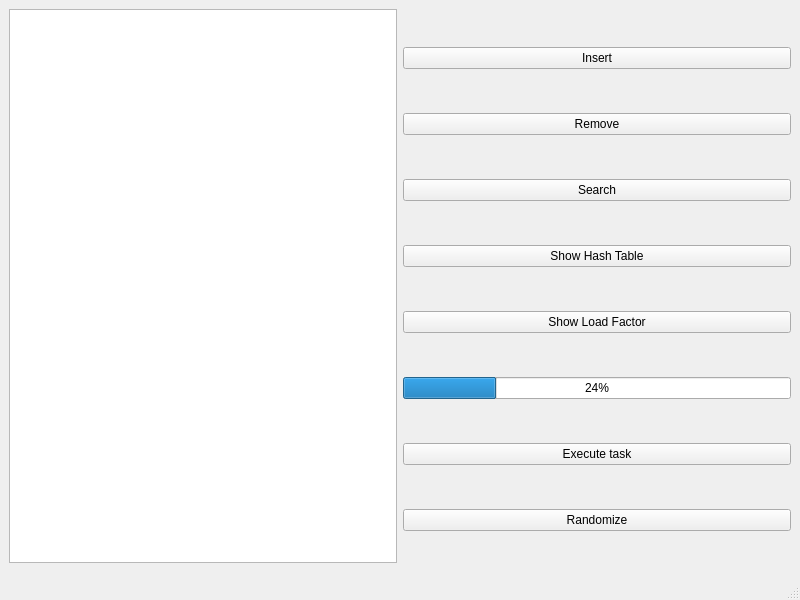
<?xml version="1.0" encoding="UTF-8"?>
<ui version="4.0">
 <class>MainWindow</class>
 <widget class="QMainWindow" name="MainWindow">
  <property name="geometry">
   <rect>
    <x>0</x>
    <y>0</y>
    <width>800</width>
    <height>600</height>
   </rect>
  </property>
  <property name="windowTitle">
   <string>MainWindow</string>
  </property>
  <widget class="QWidget" name="centralwidget">
   <layout class="QGridLayout" name="gridLayout">
    <item row="0" column="1">
     <layout class="QGridLayout" name="gridLayout_2">
      <item row="0" column="1" rowspan="2">
       <layout class="QVBoxLayout" name="verticalLayout">
        <item>
         <widget class="QPushButton" name="insert_btn">
          <property name="text">
           <string>Insert</string>
          </property>
         </widget>
        </item>
        <item>
         <widget class="QPushButton" name="remove_btn">
          <property name="text">
           <string>Remove</string>
          </property>
         </widget>
        </item>
        <item>
         <widget class="QPushButton" name="search_btn">
          <property name="text">
           <string>Search</string>
          </property>
         </widget>
        </item>
        <item>
         <widget class="QPushButton" name="print_btn">
          <property name="text">
           <string>Show Hash Table</string>
          </property>
         </widget>
        </item>
        <item>
         <widget class="QPushButton" name="loadFactor_btn">
          <property name="text">
           <string>Show Load Factor</string>
          </property>
         </widget>
        </item>
        <item>
         <widget class="QProgressBar" name="LoadFactor_progBar">
          <property name="value">
           <number>24</number>
          </property>
         </widget>
        </item>
        <item>
         <widget class="QPushButton" name="execTask_btn">
          <property name="text">
           <string>Execute task</string>
          </property>
         </widget>
        </item>
        <item>
         <widget class="QPushButton" name="rand_btn">
          <property name="text">
           <string>Randomize</string>
          </property>
         </widget>
        </item>
       </layout>
      </item>
      <item row="0" column="0">
       <widget class="QTextEdit" name="textEdit"/>
      </item>
     </layout>
    </item>
   </layout>
  </widget>
  <widget class="QStatusBar" name="statusbar"/>
 </widget>
 <resources/>
 <connections/>
</ui>
